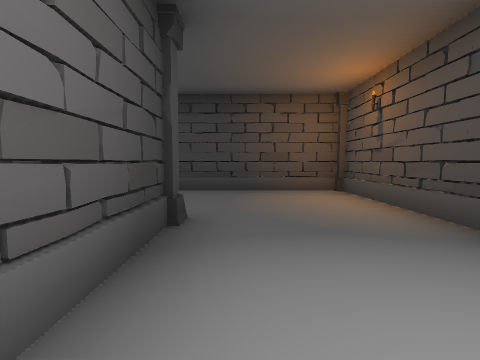
view 1 (above)

17 first-person views from a walk through a scene from a Unity 3-D project. The camera is 1.2 m above the floor, tilts 4° down and sees 85° across. The floor is counted in squares, 2 m on a side. Each view is taken from the middle of a square. On the plan, view 1 faces up. The plan holds only what a view shows up to about 9 squares ahead; the rest is blank. The player character is not drawn. Some animated figures are left out.

view 2
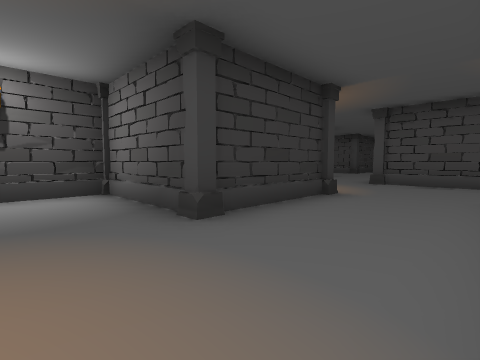

view 3
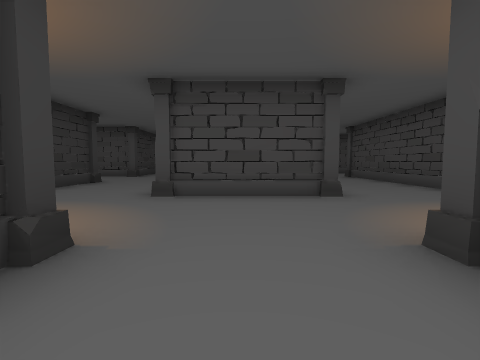

view 4
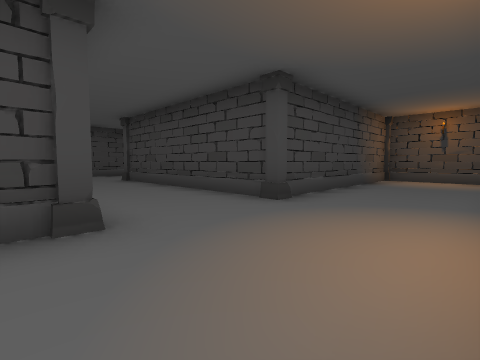

view 5
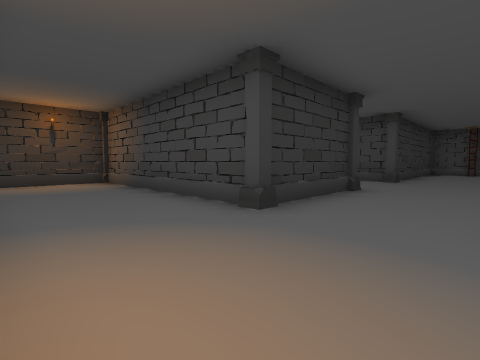

view 6
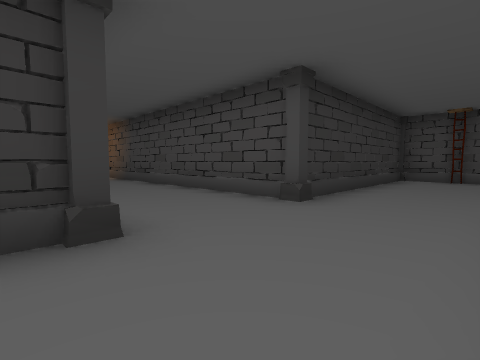

view 7
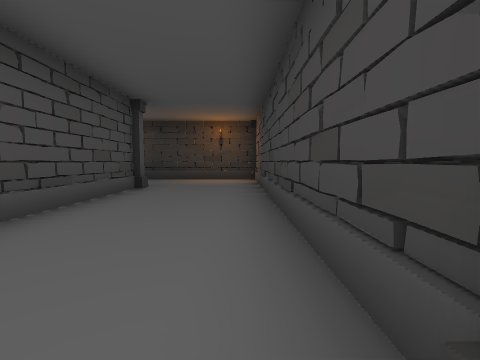

view 8
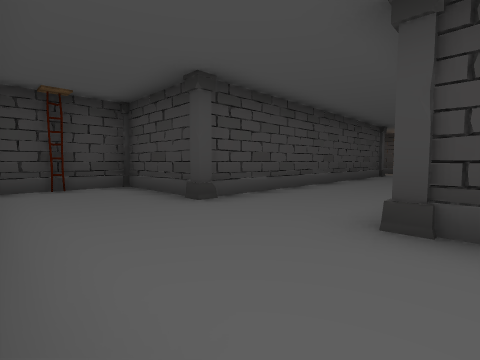

view 9
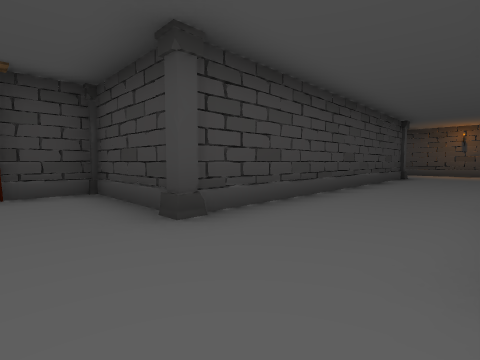

view 10
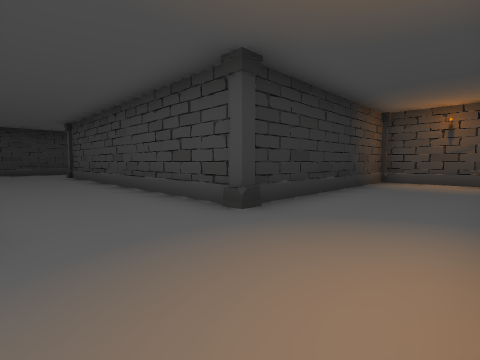

view 11
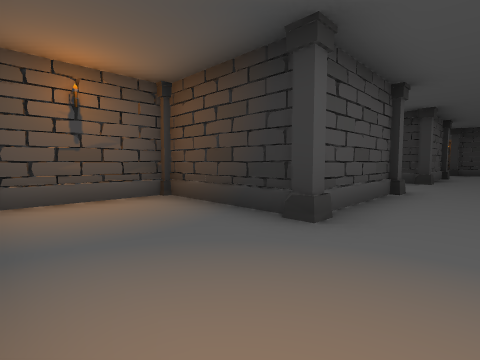

view 12
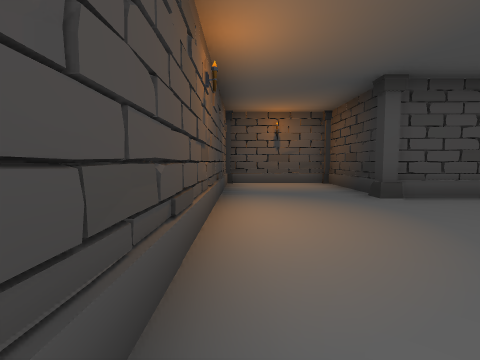

view 13
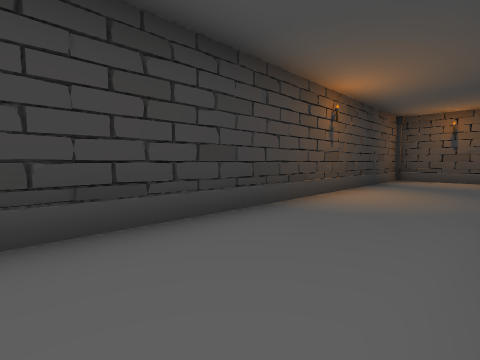

view 14
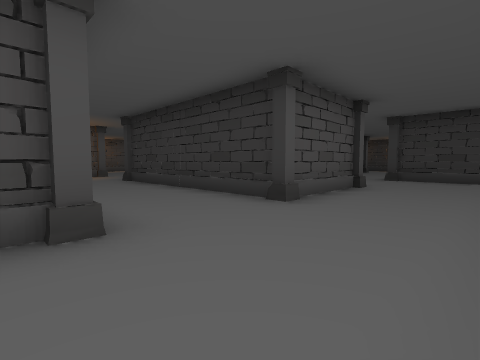

view 15
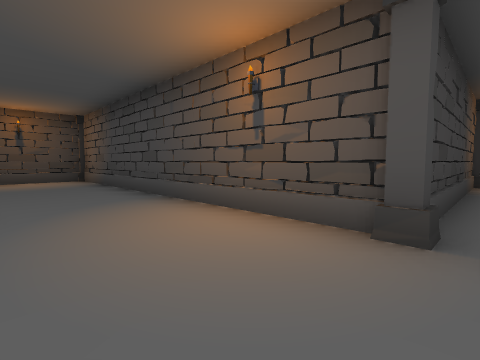

view 16
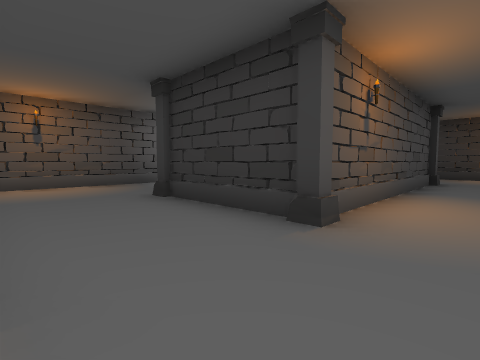

view 17
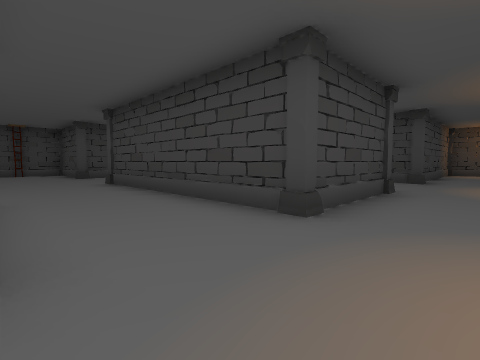

### Floor plan
Points are (right, up) in squares from view 1. A wall is a line through its corners. A room is listed if a view was taken in it or the views show most of it. See-through windows are left out.
Room 1 (view 1)
walls: (-0.5, -0.3) (0.9, -0.3); (-0.7, 2.6) (-0.7, 0.5); (2.1, 1.2) (2.1, 2.4)
ways out: opening at (0.5, 1.5) to room 2
objects: column (-1, 0)
Room 2 (views 2, 3, 4, 5, 6, 7, 8, 9, 10, 11, 12, 13, 14, 15, 16, 17)
walls: (-12.5, 5.6) (-6.6, 5.6) (-6.6, 3.4); (-6.7, 8.4) (-12.5, 8.4) (-12.5, 11.5) (-9.6, 11.5) (-9.6, 14.4) (-19, 14.4); (-7.4, 2.6) (-12.5, 2.6) (-12.5, 5.2); (-3.7, 5.6) (-3.7, 14.2) (-6.5, 14.2); (-9.5, -0.3) (-6.9, -0.3); (-16.4, 2.6) (-18.4, 2.6) (-18.4, 0.6); (-3.6, 2.6) (-0.7, 2.6); (-6.6, -0.5) (-6.6, -5.4); (-6.6, 13.5) (-6.6, 8.8); (-18.4, -0.3) (-12.6, -0.3) (-12.6, -8.4); (-3.7, -3.2) (-3.7, 2.3); (-9.6, -6) (-9.6, -2.6); (2.1, 5.5) (-3, 5.5); (-6.5, -6.1) (-3.4, -6.1); (2.1, 2.4) (2.1, 4.6); (-21.4, 13.7) (-21.4, 11.5) (-15.5, 11.5) (-15.5, 3.4); (-12.5, -9) (-8.6, -9)
ways out: opening at (0.5, 1.5) to room 1; opening at (-18, 0); opening at (-8.5, -7.5)
objects: column (-21, 12); column (-16, 3); column (-16, 12); column (-13, 0); column (-13, 3); column (-13, 6); column (-13, 8); column (-13, 12); column (-10, -6); column (-10, 0); column (-10, 12); column (-10, 14); column (-7, 0); column (-7, 3); column (-7, 6); column (-7, 8); column (-7, 14); column (-4, -3); column (-4, 3); column (-4, 6); column (-4, 14); column (-1, 3); column (2, 5)

Where each view was taken, in squares from view 1:
view 1: 0 up, 0 right, facing up
view 2: 5 up, 1 right, facing down-left
view 3: 4 up, 2 left, facing left
view 4: 5 up, 4 left, facing up-left
view 5: 2 up, 4 left, facing down-left
view 6: 2 up, 9 left, facing down-left
view 7: 0 up, 12 left, facing down
view 8: 0 up, 12 left, facing up-left
view 9: 1 up, 13 left, facing up-left
view 10: 14 up, 13 left, facing down-left
view 11: 14 up, 14 left, facing down-right
view 12: 14 up, 17 left, facing right
view 13: 12 up, 19 left, facing up-right
view 14: 9 up, 15 left, facing down-right
view 15: 5 up, 6 left, facing up-right
view 16: 5 up, 5 left, facing down-right
view 17: 0 up, 5 left, facing up-left
